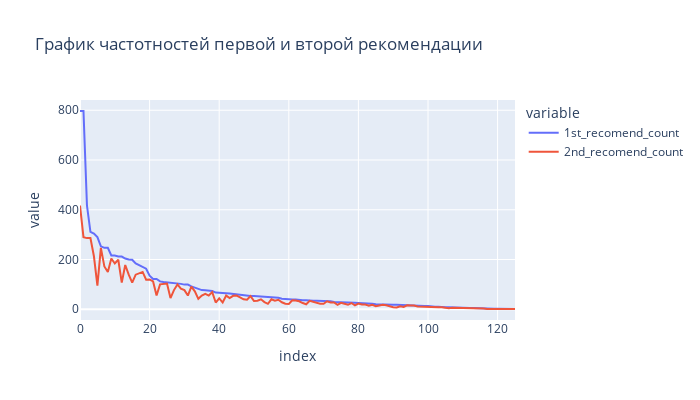

This figure's notebook cell:
### Code cell
import plotly
import plotly.express as px

#line_data = covid_df.groupby('date', as_index=False).sum()
fig = px.line(
    data_frame=course_recomend, 
    y=['1st_recomend_count', '2nd_recomend_count'],
    height=400, 
    width=700, 
    title='График частотностей первой и второй рекомендации'
)
fig.show()

### Figure 1 — Plotly figure (JSON) as saved in the notebook; plotly's stock layout.template omitted (floating-point values rounded to 4 significant figures)
{"data": [{"hovertemplate": "variable=1st_recomend_count<br>index=%{x}<br>value=%{y}<extra></extra>", "legendgroup": "1st_recomend_count", "line": {"color": "#636efa", "dash": "solid"}, "marker": {"symbol": "circle"}, "mode": "lines", "name": "1st_recomend_count", "orientation": "v", "showlegend": true, "type": "scatter", "x": [0, 1, 2, 3, 4, 5, 6, 7, 8, 9, 10, 11, 12, 13, 14, 15, 16, 17, 18, 19, 20, 21, 22, 23, 24, 25, 26, 27, 28, 29, 30, 31, 32, 33, 34, 35, 36, 37, 38, 39, 40, 41, 42, 43, 44, 45, 46, 47, 48, 49, 50, 51, 52, 53, 54, 55, 56, 57, 58, 59, 60, 61, 62, 63, 64, 65, 66, 67, 68, 69, 70, 71, 72, 73, 74, 75, 76, 77, 78, 79, 80, 81, 82, 83, 84, 85, 86, 87, 88, 89, 90, 91, 92, 93, 94, 95, 96, 97, 98, 99, 100, 101, 102, 103, 104, 105, 106, 107, 108, 109, 110, 111, 112, 113, 114, 115, 116, 117, 118, 119, 120, 121, 122, 123, 124, 125], "xaxis": "x", "y": [797, 797, 417, 311, 304, 290, 253, 247, 247, 216, 216, 212, 212, 204, 200, 199, 184, 177, 172, 163, 135, 122, 122, 112, 110, 109, 107, 104, 103, 102, 99, 99, 92, 86, 83, 77, 76, 74, 73, 67, 65, 65, 64, 63, 61, 60, 59, 56, 55, 53, 53, 52, 51, 51, 50, 49, 48, 46, 42, 40, 40, 39, 39, 36, 36, 36, 34, 34, 34, 34, 33, 32, 32, 29, 29, 27, 27, 27, 26, 26, 25, 25, 24, 23, 22, 20, 19, 18, 18, 18, 18, 18, 17, 17, 16, 16, 16, 15, 13, 13, 13, 10, 10, 10, 8, 8, 8, 7, 7, 7, 6, 6, 5, 5, 4, 3, 3, 3, 2, 2, 2, 2, 1, 1, 1, 1], "yaxis": "y"}, {"hovertemplate": "variable=2nd_recomend_count<br>index=%{x}<br>value=%{y}<extra></extra>", "legendgroup": "2nd_recomend_count", "line": {"color": "#EF553B", "dash": "solid"}, "marker": {"symbol": "circle"}, "mode": "lines", "name": "2nd_recomend_count", "orientation": "v", "showlegend": true, "type": "scatter", "x": [0, 1, 2, 3, 4, 5, 6, 7, 8, 9, 10, 11, 12, 13, 14, 15, 16, 17, 18, 19, 20, 21, 22, 23, 24, 25, 26, 27, 28, 29, 30, 31, 32, 33, 34, 35, 36, 37, 38, 39, 40, 41, 42, 43, 44, 45, 46, 47, 48, 49, 50, 51, 52, 53, 54, 55, 56, 57, 58, 59, 60, 61, 62, 63, 64, 65, 66, 67, 68, 69, 70, 71, 72, 73, 74, 75, 76, 77, 78, 79, 80, 81, 82, 83, 84, 85, 86, 87, 88, 89, 90, 91, 92, 93, 94, 95, 96, 97, 98, 99, 100, 101, 102, 103, 104, 105, 106, 107, 108, 109, 110, 111, 112, 113, 114, 115, 116, 117, 118, 119, 120, 121, 122, 123, 124, 125], "xaxis": "x", "y": [417, 290, 286, 286, 213, 95, 247, 172, 150, 204, 184, 199, 107, 178, 139, 107, 139, 144, 150, 119, 120, 112, 55, 100, 103, 103, 45, 77, 100, 83, 77, 55, 91, 72, 42, 55, 62, 55, 69, 27, 44, 27, 55, 45, 54, 55, 48, 40, 38, 53, 33, 34, 40, 29, 22, 40, 34, 38, 28, 22, 21, 36, 35, 32, 25, 20, 34, 30, 25, 22, 22, 32, 27, 27, 18, 26, 22, 18, 25, 16, 23, 19, 19, 14, 18, 12, 15, 18, 16, 11, 8, 7, 12, 9, 16, 15, 15, 11, 10, 10, 9, 9, 8, 8, 8, 6, 4, 6, 6, 5, 5, 5, 4, 3, 3, 3, 3, 1, 2, 2, 1, 1, 1, 1, 1, 1], "yaxis": "y"}], "layout": {"height": 400, "legend": {"title": {"text": "variable"}, "tracegroupgap": 0}, "title": {"text": "График частотностей первой и второй рекомендации"}, "width": 700, "xaxis": {"anchor": "y", "domain": [0, 1], "title": {"text": "index"}}, "yaxis": {"anchor": "x", "domain": [0, 1], "title": {"text": "value"}}}}
